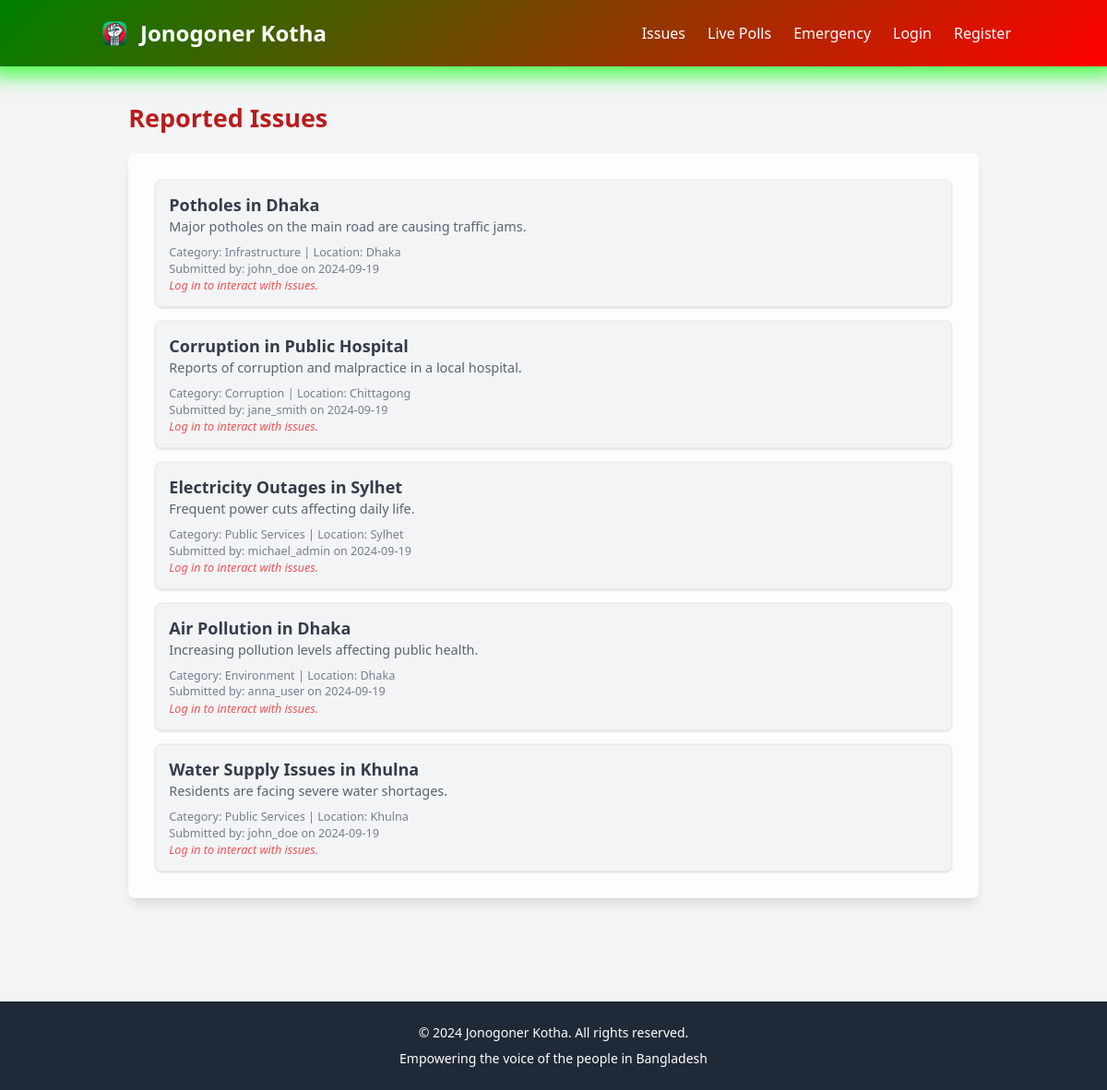
/views/issues/view_issues.php, run on the app's committed database.
### tables this page shows
CREATE TABLE Issue (
    IssueID INT AUTO_INCREMENT PRIMARY KEY,
    Title VARCHAR(255) NOT NULL,
    Description TEXT NOT NULL,
    CategoryID INT,
    Location VARCHAR(255),
    DateSubmitted DATETIME DEFAULT CURRENT_TIMESTAMP,
    Status ENUM('Open', 'In Progress', 'Resolved') DEFAULT 'Open',
    SubmittedBy INT,
    FOREIGN KEY (CategoryID) REFERENCES Category(CategoryID),
    FOREIGN KEY (SubmittedBy) REFERENCES User(UserID) ON DELETE SET NULL
);

CREATE TABLE Category (
    CategoryID INT AUTO_INCREMENT PRIMARY KEY,
    Name VARCHAR(50) NOT NULL UNIQUE,
    Description TEXT
);

CREATE TABLE User (
    UserID INT AUTO_INCREMENT PRIMARY KEY,
    username VARCHAR(50) NOT NULL UNIQUE,
    password VARCHAR(255) NOT NULL,
    Email VARCHAR(100) NOT NULL UNIQUE,
    Role ENUM('Admin', 'User') DEFAULT 'User',
    ProfilePicture VARCHAR(255),
    DateRegistered DATETIME DEFAULT CURRENT_TIMESTAMP,
    LastLogin DATETIME,
    LanguagePreference VARCHAR(20)
);

### includes/config.php (called while the page is built, shortened)
<?php
$base_url = "http://localhost/jonogoner_kotha";
?>

### views/issues/view_issues.php (the view, shortened to what this page needs)
<?php
include '../../includes/config.php';
$isLoggedIn = isset($_SESSION['user']);
$query = "SELECT Issue.Title, Issue.Description, Issue.Location, Issue.DateSubmitted, User.Username, Category.Name AS CategoryName
          FROM Issue
          JOIN User ON Issue.SubmittedBy = User.UserID
          JOIN Category ON Issue.CategoryID = Category.CategoryID";
$result = mysqli_query($conn, $query);
?>
<!DOCTYPE html>
<html lang="en">
<head>
    <link href="https://cdn.jsdelivr.net/npm/tailwindcss@2.2.19/dist/tailwind.min.css" rel="stylesheet">
</head>
<body class="bg-gray-100 text-gray-800">
    <?php include '../../views/templates/header.php'; ?>
    <div style="transform:scale(0.9);" class="container mx-auto py-16">
        <h1 class="text-3xl font-bold text-red-700 mb-6">Reported Issues</h1>
        <div style="opacity: 0.9;" class="bg-white p-8 rounded-lg shadow-lg">
            <?php if (mysqli_num_rows($result) > 0): ?>
                <ul class="space-y-4">
                    <?php while ($issue = mysqli_fetch_assoc($result)): ?>
                        <li class="border bg-gray-100 p-4 rounded-lg shadow">
                            <h2 class="text-xl font-bold"><?php echo $issue['Title']; ?></h2>
                            <p class="text-gray-600"><?php echo $issue['Description']; ?></p>
                            <p class="text-sm text-gray-500 mt-2">Category: <?php echo $issue['CategoryName']; ?> | Location: <?php echo $issue['Location']; ?></p>
                            <p class="text-sm text-gray-500">Submitted by: <?php echo $issue['Username']; ?> on <?php echo date('Y-m-d', strtotime($issue['DateSubmitted'])); ?></p>
                            <?php if ($isLoggedIn): ?>
                                <button class="bg-green-600 text-white py-2 px-4 rounded-lg">Comment</button>
                                <button class="bg-green-600 text-white py-2 px-4 rounded-lg">Propose Solution</button>
                            <?php else: ?>
                                <p class="text-sm text-red-500 italic">Log in to interact with issues.</p>
                            <?php endif; ?>
                        </li>
                    <?php endwhile; ?>
                </ul>
            <?php else: ?>
                <p>No issues reported yet.</p>
            <?php endif; ?>
        </div>
    </div>
    <?php include '../../views/templates/footer.php'; ?>
</body>
</html>

### views/templates/header.php (shortened to what this page needs)
<!DOCTYPE html>
<html lang="en">
<head>
    <link href="https://cdn.jsdelivr.net/npm/tailwindcss@2.2.19/dist/tailwind.min.css" rel="stylesheet">
</head>
<body class="bg-gray-100 text-gray-800">
    <header class="nav-container">
        <nav class="container mx-auto flex items-center justify-between p-4">
            <a href="<?php echo $base_url; ?>/index.php" class="flex items-center">
                <img src="<?php echo $base_url; ?>/assets/images/logo2.png" alt="Jonogoner Kotha Logo" class="h-10 w-10 mr-2">
                <span id="title" class="text-2xl font-bold text-green-700">Jonogoner Kotha</span>
            </a>
            <ul class="hidden md:flex space-x-6">
                <li><a href="<?php echo $base_url; ?>/views/issues/view_issues.php" class="text-gray-600 hover:text-green-700">Issues</a></li>
                <li><a href="<?php echo $base_url; ?>/views/poll/polls.php" class="text-gray-600 hover:text-green-700">Live Polls</a></li>
                <li><a href="<?php echo $base_url; ?>/views/emergency/emergency.php" class="text-gray-600 hover:text-green-700">Emergency</a></li>
                <?php if (isset($_SESSION['user_id'])): ?>
                    <li><a href="<?php echo $base_url; ?>/views/user/profile.php" class="text-gray-600 hover:text-green-700"><?php echo $_SESSION['username']; ?></a></li>
                    <li><a href="<?php echo $base_url; ?>/views/auth/logout.php" class="text-gray-600 hover:text-green-700">Logout</a></li>
                <?php else: ?>
                    <li><a href="<?php echo $base_url; ?>/views/auth/login.php" class="text-gray-600 hover:text-green-700">Login</a></li>
                    <li><a href="<?php echo $base_url; ?>/views/auth/register.php" class="text-gray-600 hover:text-green-700">Register</a></li>
                <?php endif; ?>
            </ul>
        </nav>
    </header>
</body>
</html>

### views/templates/footer.php
<footer class="bg-gray-800 text-white py-6">
    <div class="container mx-auto text-center">
        <p class="text-sm">&copy; <?php echo date('Y'); ?> Jonogoner Kotha. All rights reserved.</p>
        <p class="mt-2 text-sm">Empowering the voice of the people in Bangladesh</p>
    </div>
</footer>
</body>
</html>

### views/templates/header.php (style rules this page uses)
.nav-container { transition: transform 0.5s ease, background-color 2s ease, box-shadow 1s ease; background-color: white; box-shadow: 0 4px 8px rgba(0, 0, 0, 0.2); position: fixed; top: 0; width: 100%; z-index: 50; }

### data on the page
issue: Title "Potholes in Dhaka", Description "Major potholes on the main road are causing traffic jams.", CategoryID.Name "Infrastructure", Location "Dhaka", SubmittedBy.username "john_doe", DateSubmitted "2024-09-19"
issue: Title "Corruption in Public Hospital", Description "Reports of corruption and malpractice in a local hospital.", CategoryID.Name "Corruption", Location "Chittagong", SubmittedBy.username "jane_smith", DateSubmitted "2024-09-19"
issue: Title "Electricity Outages in Sylhet", Description "Frequent power cuts affecting daily life.", CategoryID.Name "Public Services", Location "Sylhet", SubmittedBy.username "michael_admin", DateSubmitted "2024-09-19"
issue: Title "Air Pollution in Dhaka", Description "Increasing pollution levels affecting public health.", CategoryID.Name "Environment", Location "Dhaka", SubmittedBy.username "anna_user", DateSubmitted "2024-09-19"
issue: Title "Water Supply Issues in Khulna", Description "Residents are facing severe water shortages.", CategoryID.Name "Public Services", Location "Khulna", SubmittedBy.username "john_doe", DateSubmitted "2024-09-19"
